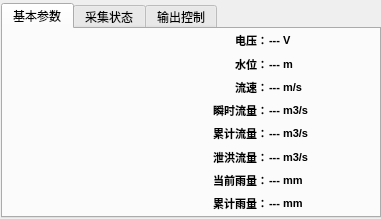
<?xml version="1.0" encoding="UTF-8"?>
<ui version="4.0">
 <class>mian_widget</class>
 <widget class="QWidget" name="mian_widget">
  <property name="geometry">
   <rect>
    <x>0</x>
    <y>0</y>
    <width>381</width>
    <height>219</height>
   </rect>
  </property>
  <property name="windowTitle">
   <string>Form</string>
  </property>
  <property name="styleSheet">
   <string notr="true"/>
  </property>
  <widget class="QTabWidget" name="tabWidget">
   <property name="geometry">
    <rect>
     <x>1</x>
     <y>3</y>
     <width>380</width>
     <height>215</height>
    </rect>
   </property>
   <property name="focusPolicy">
    <enum>Qt::NoFocus</enum>
   </property>
   <property name="styleSheet">
    <string notr="true">QWidget:focus {
    outline: none;
}</string>
   </property>
   <property name="currentIndex">
    <number>0</number>
   </property>
   <widget class="QWidget" name="tab">
    <attribute name="title">
     <string>基本参数</string>
    </attribute>
    <widget class="QLabel" name="label_picture">
     <property name="geometry">
      <rect>
       <x>3</x>
       <y>3</y>
       <width>161</width>
       <height>181</height>
      </rect>
     </property>
     <property name="styleSheet">
      <string notr="true">border-image: url(:/back/image/main.jpg);</string>
     </property>
     <property name="text">
      <string/>
     </property>
    </widget>
    <widget class="QWidget" name="layoutWidget">
     <property name="geometry">
      <rect>
       <x>165</x>
       <y>3</y>
       <width>201</width>
       <height>181</height>
      </rect>
     </property>
     <layout class="QGridLayout" name="gridLayout">
      <property name="horizontalSpacing">
       <number>1</number>
      </property>
      <property name="verticalSpacing">
       <number>5</number>
      </property>
      <item row="2" column="1">
       <widget class="QLabel" name="label_liusu_data">
        <property name="font">
         <font>
          <pointsize>8</pointsize>
         </font>
        </property>
        <property name="styleSheet">
         <string notr="true"/>
        </property>
        <property name="text">
         <string>&lt;html&gt;&lt;head/&gt;&lt;body&gt;&lt;p&gt;&lt;span style=&quot; font-weight:600;&quot;&gt;--- m/s&lt;/span&gt;&lt;/p&gt;&lt;/body&gt;&lt;/html&gt;</string>
        </property>
        <property name="alignment">
         <set>Qt::AlignLeading|Qt::AlignLeft|Qt::AlignVCenter</set>
        </property>
       </widget>
      </item>
      <item row="3" column="1">
       <widget class="QLabel" name="label_current_flow_data">
        <property name="font">
         <font>
          <pointsize>8</pointsize>
         </font>
        </property>
        <property name="styleSheet">
         <string notr="true"/>
        </property>
        <property name="text">
         <string>&lt;html&gt;&lt;head/&gt;&lt;body&gt;&lt;p&gt;&lt;span style=&quot; font-weight:600;&quot;&gt;--- m3/s&lt;/span&gt;&lt;/p&gt;&lt;/body&gt;&lt;/html&gt;</string>
        </property>
        <property name="alignment">
         <set>Qt::AlignLeading|Qt::AlignLeft|Qt::AlignVCenter</set>
        </property>
       </widget>
      </item>
      <item row="0" column="0">
       <widget class="QLabel" name="label_power">
        <property name="font">
         <font>
          <pointsize>8</pointsize>
         </font>
        </property>
        <property name="styleSheet">
         <string notr="true"/>
        </property>
        <property name="text">
         <string>&lt;html&gt;&lt;head/&gt;&lt;body&gt;&lt;p&gt;&lt;span style=&quot; font-weight:600;&quot;&gt;电压：&lt;/span&gt;&lt;/p&gt;&lt;/body&gt;&lt;/html&gt;</string>
        </property>
        <property name="alignment">
         <set>Qt::AlignRight|Qt::AlignTrailing|Qt::AlignVCenter</set>
        </property>
       </widget>
      </item>
      <item row="0" column="1">
       <widget class="QLabel" name="label_power_data">
        <property name="font">
         <font>
          <pointsize>8</pointsize>
         </font>
        </property>
        <property name="styleSheet">
         <string notr="true"/>
        </property>
        <property name="text">
         <string>&lt;html&gt;&lt;head/&gt;&lt;body&gt;&lt;p&gt;&lt;span style=&quot; font-weight:600;&quot;&gt;--- V&lt;/span&gt;&lt;/p&gt;&lt;/body&gt;&lt;/html&gt;</string>
        </property>
        <property name="alignment">
         <set>Qt::AlignLeading|Qt::AlignLeft|Qt::AlignVCenter</set>
        </property>
       </widget>
      </item>
      <item row="1" column="1">
       <widget class="QLabel" name="label_shuiwei_data">
        <property name="font">
         <font>
          <pointsize>8</pointsize>
         </font>
        </property>
        <property name="styleSheet">
         <string notr="true"/>
        </property>
        <property name="text">
         <string>&lt;html&gt;&lt;head/&gt;&lt;body&gt;&lt;p&gt;&lt;span style=&quot; font-weight:600;&quot;&gt;--- m&lt;/span&gt;&lt;/p&gt;&lt;/body&gt;&lt;/html&gt;</string>
        </property>
        <property name="alignment">
         <set>Qt::AlignLeading|Qt::AlignLeft|Qt::AlignVCenter</set>
        </property>
       </widget>
      </item>
      <item row="7" column="1">
       <widget class="QLabel" name="label_leiji_rain_data">
        <property name="font">
         <font>
          <pointsize>8</pointsize>
         </font>
        </property>
        <property name="styleSheet">
         <string notr="true"/>
        </property>
        <property name="text">
         <string>&lt;html&gt;&lt;head/&gt;&lt;body&gt;&lt;p&gt;&lt;span style=&quot; font-weight:600;&quot;&gt;--- mm&lt;/span&gt;&lt;/p&gt;&lt;/body&gt;&lt;/html&gt;</string>
        </property>
        <property name="alignment">
         <set>Qt::AlignLeading|Qt::AlignLeft|Qt::AlignVCenter</set>
        </property>
       </widget>
      </item>
      <item row="4" column="0">
       <widget class="QLabel" name="label_leiji_flow">
        <property name="font">
         <font>
          <pointsize>8</pointsize>
         </font>
        </property>
        <property name="styleSheet">
         <string notr="true"/>
        </property>
        <property name="text">
         <string>&lt;html&gt;&lt;head/&gt;&lt;body&gt;&lt;p&gt;&lt;span style=&quot; font-weight:600;&quot;&gt;累计流量：&lt;/span&gt;&lt;/p&gt;&lt;/body&gt;&lt;/html&gt;</string>
        </property>
        <property name="alignment">
         <set>Qt::AlignRight|Qt::AlignTrailing|Qt::AlignVCenter</set>
        </property>
       </widget>
      </item>
      <item row="7" column="0">
       <widget class="QLabel" name="label_leiji_rain">
        <property name="font">
         <font>
          <pointsize>8</pointsize>
         </font>
        </property>
        <property name="styleSheet">
         <string notr="true"/>
        </property>
        <property name="text">
         <string>&lt;html&gt;&lt;head/&gt;&lt;body&gt;&lt;p&gt;&lt;span style=&quot; font-weight:600;&quot;&gt;累计雨量：&lt;/span&gt;&lt;/p&gt;&lt;/body&gt;&lt;/html&gt;</string>
        </property>
        <property name="alignment">
         <set>Qt::AlignRight|Qt::AlignTrailing|Qt::AlignVCenter</set>
        </property>
       </widget>
      </item>
      <item row="6" column="0">
       <widget class="QLabel" name="label_current_rain">
        <property name="font">
         <font>
          <pointsize>8</pointsize>
         </font>
        </property>
        <property name="styleSheet">
         <string notr="true"/>
        </property>
        <property name="text">
         <string>&lt;html&gt;&lt;head/&gt;&lt;body&gt;&lt;p&gt;&lt;span style=&quot; font-weight:600;&quot;&gt;当前雨量：&lt;/span&gt;&lt;/p&gt;&lt;/body&gt;&lt;/html&gt;</string>
        </property>
        <property name="alignment">
         <set>Qt::AlignRight|Qt::AlignTrailing|Qt::AlignVCenter</set>
        </property>
       </widget>
      </item>
      <item row="2" column="0">
       <widget class="QLabel" name="label_liusu">
        <property name="font">
         <font>
          <pointsize>8</pointsize>
         </font>
        </property>
        <property name="styleSheet">
         <string notr="true"/>
        </property>
        <property name="text">
         <string>&lt;html&gt;&lt;head/&gt;&lt;body&gt;&lt;p&gt;&lt;span style=&quot; font-weight:600;&quot;&gt;流速：&lt;/span&gt;&lt;/p&gt;&lt;/body&gt;&lt;/html&gt;</string>
        </property>
        <property name="alignment">
         <set>Qt::AlignRight|Qt::AlignTrailing|Qt::AlignVCenter</set>
        </property>
       </widget>
      </item>
      <item row="4" column="1">
       <widget class="QLabel" name="label_leiji_flow_data">
        <property name="font">
         <font>
          <pointsize>8</pointsize>
         </font>
        </property>
        <property name="styleSheet">
         <string notr="true"/>
        </property>
        <property name="text">
         <string>&lt;html&gt;&lt;head/&gt;&lt;body&gt;&lt;p&gt;&lt;span style=&quot; font-weight:600;&quot;&gt;--- m3/s&lt;/span&gt;&lt;/p&gt;&lt;/body&gt;&lt;/html&gt;</string>
        </property>
        <property name="alignment">
         <set>Qt::AlignLeading|Qt::AlignLeft|Qt::AlignVCenter</set>
        </property>
       </widget>
      </item>
      <item row="3" column="0">
       <widget class="QLabel" name="label_current_flow">
        <property name="font">
         <font>
          <pointsize>8</pointsize>
         </font>
        </property>
        <property name="styleSheet">
         <string notr="true"/>
        </property>
        <property name="text">
         <string>&lt;html&gt;&lt;head/&gt;&lt;body&gt;&lt;p&gt;&lt;span style=&quot; font-weight:600;&quot;&gt;瞬时流量：&lt;/span&gt;&lt;/p&gt;&lt;/body&gt;&lt;/html&gt;</string>
        </property>
        <property name="alignment">
         <set>Qt::AlignRight|Qt::AlignTrailing|Qt::AlignVCenter</set>
        </property>
       </widget>
      </item>
      <item row="6" column="1">
       <widget class="QLabel" name="label_current_rain_data">
        <property name="font">
         <font>
          <pointsize>8</pointsize>
         </font>
        </property>
        <property name="styleSheet">
         <string notr="true"/>
        </property>
        <property name="text">
         <string>&lt;html&gt;&lt;head/&gt;&lt;body&gt;&lt;p&gt;&lt;span style=&quot; font-weight:600;&quot;&gt;--- mm&lt;/span&gt;&lt;/p&gt;&lt;/body&gt;&lt;/html&gt;</string>
        </property>
        <property name="alignment">
         <set>Qt::AlignLeading|Qt::AlignLeft|Qt::AlignVCenter</set>
        </property>
       </widget>
      </item>
      <item row="1" column="0">
       <widget class="QLabel" name="label_shuiwei">
        <property name="font">
         <font>
          <pointsize>8</pointsize>
         </font>
        </property>
        <property name="styleSheet">
         <string notr="true"/>
        </property>
        <property name="text">
         <string>&lt;html&gt;&lt;head/&gt;&lt;body&gt;&lt;p&gt;&lt;span style=&quot; font-weight:600;&quot;&gt;水位：&lt;/span&gt;&lt;/p&gt;&lt;/body&gt;&lt;/html&gt;</string>
        </property>
        <property name="alignment">
         <set>Qt::AlignRight|Qt::AlignTrailing|Qt::AlignVCenter</set>
        </property>
       </widget>
      </item>
      <item row="5" column="0">
       <widget class="QLabel" name="label_xiehong_flow">
        <property name="font">
         <font>
          <pointsize>8</pointsize>
         </font>
        </property>
        <property name="styleSheet">
         <string notr="true"/>
        </property>
        <property name="text">
         <string>&lt;html&gt;&lt;head/&gt;&lt;body&gt;&lt;p&gt;&lt;span style=&quot; font-weight:600;&quot;&gt;泄洪流量：&lt;/span&gt;&lt;/p&gt;&lt;/body&gt;&lt;/html&gt;</string>
        </property>
        <property name="alignment">
         <set>Qt::AlignRight|Qt::AlignTrailing|Qt::AlignVCenter</set>
        </property>
       </widget>
      </item>
      <item row="5" column="1">
       <widget class="QLabel" name="label_xiehong_flow_data">
        <property name="font">
         <font>
          <pointsize>8</pointsize>
         </font>
        </property>
        <property name="styleSheet">
         <string notr="true"/>
        </property>
        <property name="text">
         <string>&lt;html&gt;&lt;head/&gt;&lt;body&gt;&lt;p&gt;&lt;span style=&quot; font-weight:600;&quot;&gt;--- m3/s&lt;/span&gt;&lt;/p&gt;&lt;/body&gt;&lt;/html&gt;</string>
        </property>
        <property name="alignment">
         <set>Qt::AlignLeading|Qt::AlignLeft|Qt::AlignVCenter</set>
        </property>
       </widget>
      </item>
     </layout>
    </widget>
    <zorder>layoutWidget</zorder>
    <zorder>label_picture</zorder>
   </widget>
   <widget class="QWidget" name="tab_2">
    <attribute name="title">
     <string>采集状态</string>
    </attribute>
    <widget class="QGroupBox" name="groupBox">
     <property name="geometry">
      <rect>
       <x>10</x>
       <y>10</y>
       <width>71</width>
       <height>171</height>
      </rect>
     </property>
     <property name="font">
      <font>
       <pointsize>8</pointsize>
      </font>
     </property>
     <property name="title">
      <string>开入状态</string>
     </property>
     <widget class="QLabel" name="label">
      <property name="geometry">
       <rect>
        <x>11</x>
        <y>31</y>
        <width>28</width>
        <height>16</height>
       </rect>
      </property>
      <property name="text">
       <string>DI1:</string>
      </property>
     </widget>
     <widget class="QLabel" name="label_DI1">
      <property name="geometry">
       <rect>
        <x>40</x>
        <y>31</y>
        <width>16</width>
        <height>17</height>
       </rect>
      </property>
      <property name="text">
       <string/>
      </property>
     </widget>
     <widget class="QLabel" name="label_2">
      <property name="geometry">
       <rect>
        <x>11</x>
        <y>58</y>
        <width>28</width>
        <height>16</height>
       </rect>
      </property>
      <property name="text">
       <string>DI2:</string>
      </property>
     </widget>
     <widget class="QLabel" name="label_DI2">
      <property name="geometry">
       <rect>
        <x>40</x>
        <y>58</y>
        <width>16</width>
        <height>17</height>
       </rect>
      </property>
      <property name="text">
       <string/>
      </property>
     </widget>
     <widget class="QLabel" name="label_DI3">
      <property name="geometry">
       <rect>
        <x>40</x>
        <y>85</y>
        <width>16</width>
        <height>17</height>
       </rect>
      </property>
      <property name="text">
       <string/>
      </property>
     </widget>
     <widget class="QLabel" name="label_3">
      <property name="geometry">
       <rect>
        <x>11</x>
        <y>85</y>
        <width>28</width>
        <height>16</height>
       </rect>
      </property>
      <property name="text">
       <string>DI3:</string>
      </property>
     </widget>
     <widget class="QLabel" name="label_5">
      <property name="geometry">
       <rect>
        <x>11</x>
        <y>140</y>
        <width>28</width>
        <height>16</height>
       </rect>
      </property>
      <property name="text">
       <string>DI5:</string>
      </property>
     </widget>
     <widget class="QLabel" name="label_4">
      <property name="geometry">
       <rect>
        <x>11</x>
        <y>113</y>
        <width>28</width>
        <height>16</height>
       </rect>
      </property>
      <property name="text">
       <string>DI4:</string>
      </property>
     </widget>
     <widget class="QLabel" name="label_DI4">
      <property name="geometry">
       <rect>
        <x>40</x>
        <y>113</y>
        <width>16</width>
        <height>17</height>
       </rect>
      </property>
      <property name="text">
       <string/>
      </property>
     </widget>
     <widget class="QLabel" name="label_DI5">
      <property name="geometry">
       <rect>
        <x>40</x>
        <y>140</y>
        <width>16</width>
        <height>17</height>
       </rect>
      </property>
      <property name="text">
       <string/>
      </property>
     </widget>
    </widget>
    <widget class="QGroupBox" name="groupBox_2">
     <property name="geometry">
      <rect>
       <x>90</x>
       <y>10</y>
       <width>121</width>
       <height>171</height>
      </rect>
     </property>
     <property name="font">
      <font>
       <pointsize>8</pointsize>
      </font>
     </property>
     <property name="title">
      <string>模入数据</string>
     </property>
     <widget class="QLabel" name="label_6">
      <property name="geometry">
       <rect>
        <x>12</x>
        <y>26</y>
        <width>28</width>
        <height>16</height>
       </rect>
      </property>
      <property name="text">
       <string>AI1:</string>
      </property>
     </widget>
     <widget class="QLabel" name="label_AI1">
      <property name="geometry">
       <rect>
        <x>48</x>
        <y>26</y>
        <width>71</width>
        <height>20</height>
       </rect>
      </property>
      <property name="text">
       <string/>
      </property>
     </widget>
     <widget class="QLabel" name="label_7">
      <property name="geometry">
       <rect>
        <x>12</x>
        <y>50</y>
        <width>28</width>
        <height>16</height>
       </rect>
      </property>
      <property name="text">
       <string>AI2:</string>
      </property>
     </widget>
     <widget class="QLabel" name="label_AI2">
      <property name="geometry">
       <rect>
        <x>48</x>
        <y>50</y>
        <width>71</width>
        <height>20</height>
       </rect>
      </property>
      <property name="text">
       <string/>
      </property>
     </widget>
     <widget class="QLabel" name="label_AI3">
      <property name="geometry">
       <rect>
        <x>48</x>
        <y>74</y>
        <width>71</width>
        <height>20</height>
       </rect>
      </property>
      <property name="text">
       <string/>
      </property>
     </widget>
     <widget class="QLabel" name="label_8">
      <property name="geometry">
       <rect>
        <x>12</x>
        <y>74</y>
        <width>28</width>
        <height>16</height>
       </rect>
      </property>
      <property name="text">
       <string>AI3:</string>
      </property>
     </widget>
     <widget class="QLabel" name="label_AI4">
      <property name="geometry">
       <rect>
        <x>48</x>
        <y>98</y>
        <width>71</width>
        <height>20</height>
       </rect>
      </property>
      <property name="text">
       <string/>
      </property>
     </widget>
     <widget class="QLabel" name="label_9">
      <property name="geometry">
       <rect>
        <x>12</x>
        <y>98</y>
        <width>28</width>
        <height>16</height>
       </rect>
      </property>
      <property name="text">
       <string>AI4:</string>
      </property>
     </widget>
     <widget class="QLabel" name="label_10">
      <property name="geometry">
       <rect>
        <x>12</x>
        <y>122</y>
        <width>28</width>
        <height>16</height>
       </rect>
      </property>
      <property name="text">
       <string>AI5:</string>
      </property>
     </widget>
     <widget class="QLabel" name="label_AI5">
      <property name="geometry">
       <rect>
        <x>48</x>
        <y>122</y>
        <width>71</width>
        <height>20</height>
       </rect>
      </property>
      <property name="text">
       <string/>
      </property>
     </widget>
     <widget class="QLabel" name="label_AI6">
      <property name="geometry">
       <rect>
        <x>48</x>
        <y>146</y>
        <width>71</width>
        <height>20</height>
       </rect>
      </property>
      <property name="text">
       <string/>
      </property>
     </widget>
     <widget class="QLabel" name="label_11">
      <property name="geometry">
       <rect>
        <x>12</x>
        <y>146</y>
        <width>28</width>
        <height>16</height>
       </rect>
      </property>
      <property name="text">
       <string>AI6:</string>
      </property>
     </widget>
    </widget>
    <widget class="QGroupBox" name="groupBox_5">
     <property name="geometry">
      <rect>
       <x>220</x>
       <y>10</y>
       <width>151</width>
       <height>171</height>
      </rect>
     </property>
     <property name="font">
      <font>
       <pointsize>8</pointsize>
      </font>
     </property>
     <property name="title">
      <string>开度仪状态</string>
     </property>
     <widget class="QLabel" name="label_19">
      <property name="geometry">
       <rect>
        <x>1</x>
        <y>40</y>
        <width>51</width>
        <height>20</height>
       </rect>
      </property>
      <property name="text">
       <string>全开:</string>
      </property>
      <property name="alignment">
       <set>Qt::AlignRight|Qt::AlignTrailing|Qt::AlignVCenter</set>
      </property>
     </widget>
     <widget class="QLabel" name="label_kdy_open">
      <property name="geometry">
       <rect>
        <x>60</x>
        <y>40</y>
        <width>16</width>
        <height>17</height>
       </rect>
      </property>
      <property name="text">
       <string/>
      </property>
     </widget>
     <widget class="QLabel" name="label_20">
      <property name="geometry">
       <rect>
        <x>1</x>
        <y>60</y>
        <width>51</width>
        <height>20</height>
       </rect>
      </property>
      <property name="text">
       <string>全关:</string>
      </property>
      <property name="alignment">
       <set>Qt::AlignRight|Qt::AlignTrailing|Qt::AlignVCenter</set>
      </property>
     </widget>
     <widget class="QLabel" name="label_kdy_off">
      <property name="geometry">
       <rect>
        <x>60</x>
        <y>60</y>
        <width>16</width>
        <height>17</height>
       </rect>
      </property>
      <property name="text">
       <string/>
      </property>
     </widget>
     <widget class="QLabel" name="label_kdy_raise">
      <property name="geometry">
       <rect>
        <x>60</x>
        <y>80</y>
        <width>16</width>
        <height>17</height>
       </rect>
      </property>
      <property name="text">
       <string/>
      </property>
     </widget>
     <widget class="QLabel" name="label_21">
      <property name="geometry">
       <rect>
        <x>0</x>
        <y>80</y>
        <width>51</width>
        <height>20</height>
       </rect>
      </property>
      <property name="text">
       <string>上升:</string>
      </property>
      <property name="alignment">
       <set>Qt::AlignRight|Qt::AlignTrailing|Qt::AlignVCenter</set>
      </property>
     </widget>
     <widget class="QLabel" name="label_22">
      <property name="geometry">
       <rect>
        <x>1</x>
        <y>120</y>
        <width>51</width>
        <height>20</height>
       </rect>
      </property>
      <property name="text">
       <string>故障:</string>
      </property>
      <property name="alignment">
       <set>Qt::AlignRight|Qt::AlignTrailing|Qt::AlignVCenter</set>
      </property>
     </widget>
     <widget class="QLabel" name="label_23">
      <property name="geometry">
       <rect>
        <x>1</x>
        <y>100</y>
        <width>51</width>
        <height>20</height>
       </rect>
      </property>
      <property name="text">
       <string>下降:</string>
      </property>
      <property name="alignment">
       <set>Qt::AlignRight|Qt::AlignTrailing|Qt::AlignVCenter</set>
      </property>
     </widget>
     <widget class="QLabel" name="label_kdy_fall">
      <property name="geometry">
       <rect>
        <x>60</x>
        <y>100</y>
        <width>16</width>
        <height>17</height>
       </rect>
      </property>
      <property name="text">
       <string/>
      </property>
     </widget>
     <widget class="QLabel" name="label_kdy_error">
      <property name="geometry">
       <rect>
        <x>60</x>
        <y>120</y>
        <width>16</width>
        <height>17</height>
       </rect>
      </property>
      <property name="text">
       <string/>
      </property>
     </widget>
     <widget class="QLabel" name="label_kdy_data">
      <property name="geometry">
       <rect>
        <x>60</x>
        <y>20</y>
        <width>81</width>
        <height>20</height>
       </rect>
      </property>
      <property name="styleSheet">
       <string notr="true"/>
      </property>
      <property name="text">
       <string>&lt;html&gt;&lt;head/&gt;&lt;body&gt;&lt;p&gt;--- cm&lt;/p&gt;&lt;/body&gt;&lt;/html&gt;</string>
      </property>
      <property name="alignment">
       <set>Qt::AlignLeading|Qt::AlignLeft|Qt::AlignVCenter</set>
      </property>
     </widget>
     <widget class="QLabel" name="label_24">
      <property name="geometry">
       <rect>
        <x>0</x>
        <y>140</y>
        <width>51</width>
        <height>20</height>
       </rect>
      </property>
      <property name="text">
       <string>自动:</string>
      </property>
      <property name="alignment">
       <set>Qt::AlignRight|Qt::AlignTrailing|Qt::AlignVCenter</set>
      </property>
     </widget>
     <widget class="QLabel" name="label_25">
      <property name="geometry">
       <rect>
        <x>0</x>
        <y>20</y>
        <width>51</width>
        <height>20</height>
       </rect>
      </property>
      <property name="text">
       <string>开度值:</string>
      </property>
      <property name="alignment">
       <set>Qt::AlignRight|Qt::AlignTrailing|Qt::AlignVCenter</set>
      </property>
     </widget>
     <widget class="QLabel" name="label_kdy_zidong">
      <property name="geometry">
       <rect>
        <x>60</x>
        <y>140</y>
        <width>16</width>
        <height>17</height>
       </rect>
      </property>
      <property name="text">
       <string/>
      </property>
     </widget>
    </widget>
   </widget>
   <widget class="QWidget" name="tab_3">
    <attribute name="title">
     <string>输出控制</string>
    </attribute>
    <widget class="QGroupBox" name="groupBox_3">
     <property name="geometry">
      <rect>
       <x>10</x>
       <y>10</y>
       <width>161</width>
       <height>111</height>
      </rect>
     </property>
     <property name="font">
      <font>
       <pointsize>8</pointsize>
      </font>
     </property>
     <property name="title">
      <string>开出控制</string>
     </property>
     <widget class="QLabel" name="label_12">
      <property name="geometry">
       <rect>
        <x>11</x>
        <y>31</y>
        <width>32</width>
        <height>16</height>
       </rect>
      </property>
      <property name="text">
       <string>DO1:</string>
      </property>
     </widget>
     <widget class="QLabel" name="label_13">
      <property name="geometry">
       <rect>
        <x>11</x>
        <y>58</y>
        <width>32</width>
        <height>16</height>
       </rect>
      </property>
      <property name="text">
       <string>DO2:</string>
      </property>
     </widget>
     <widget class="QLabel" name="label_14">
      <property name="geometry">
       <rect>
        <x>11</x>
        <y>85</y>
        <width>32</width>
        <height>16</height>
       </rect>
      </property>
      <property name="text">
       <string>DO3:</string>
      </property>
     </widget>
     <widget class="QCheckBox" name="checkBox_DO1">
      <property name="geometry">
       <rect>
        <x>45</x>
        <y>30</y>
        <width>80</width>
        <height>20</height>
       </rect>
      </property>
      <property name="focusPolicy">
       <enum>Qt::NoFocus</enum>
      </property>
      <property name="styleSheet">
       <string notr="true">QCheckBox::indicator:unchecked {
image: url(:/back/image/switch_off.png);
}
QCheckBox::indicator:checked {
image: url(:/back/image/switch_on.png);
}
QWidget:focus {
    outline: none;
}</string>
      </property>
      <property name="text">
       <string/>
      </property>
     </widget>
     <widget class="QCheckBox" name="checkBox_DO2">
      <property name="geometry">
       <rect>
        <x>45</x>
        <y>57</y>
        <width>80</width>
        <height>20</height>
       </rect>
      </property>
      <property name="focusPolicy">
       <enum>Qt::NoFocus</enum>
      </property>
      <property name="styleSheet">
       <string notr="true">QCheckBox::indicator:unchecked {
image: url(:/back/image/switch_off.png);
}
QCheckBox::indicator:checked {
image: url(:/back/image/switch_on.png);
}
QWidget:focus {
    outline: none;
}</string>
      </property>
      <property name="text">
       <string/>
      </property>
     </widget>
     <widget class="QCheckBox" name="checkBox_DO3">
      <property name="geometry">
       <rect>
        <x>45</x>
        <y>84</y>
        <width>80</width>
        <height>20</height>
       </rect>
      </property>
      <property name="focusPolicy">
       <enum>Qt::NoFocus</enum>
      </property>
      <property name="styleSheet">
       <string notr="true">QCheckBox::indicator:unchecked {
image: url(:/back/image/switch_off.png);
}
QCheckBox::indicator:checked {
image: url(:/back/image/switch_on.png);
}
QWidget:focus {
    outline: none;
}</string>
      </property>
      <property name="text">
       <string/>
      </property>
     </widget>
    </widget>
    <widget class="QGroupBox" name="groupBox_4">
     <property name="geometry">
      <rect>
       <x>200</x>
       <y>10</y>
       <width>161</width>
       <height>141</height>
      </rect>
     </property>
     <property name="font">
      <font>
       <pointsize>8</pointsize>
      </font>
     </property>
     <property name="title">
      <string>可控电源</string>
     </property>
     <widget class="QCheckBox" name="checkBox_DYC_3">
      <property name="geometry">
       <rect>
        <x>50</x>
        <y>85</y>
        <width>80</width>
        <height>20</height>
       </rect>
      </property>
      <property name="focusPolicy">
       <enum>Qt::NoFocus</enum>
      </property>
      <property name="styleSheet">
       <string notr="true">QCheckBox::indicator:unchecked {
image: url(:/back/image/switch_off.png);
}
QCheckBox::indicator:checked {
image: url(:/back/image/switch_on.png);
}
QWidget:focus {
    outline: none;
}</string>
      </property>
      <property name="text">
       <string/>
      </property>
     </widget>
     <widget class="QCheckBox" name="checkBox_DYC_2">
      <property name="geometry">
       <rect>
        <x>50</x>
        <y>58</y>
        <width>80</width>
        <height>20</height>
       </rect>
      </property>
      <property name="focusPolicy">
       <enum>Qt::NoFocus</enum>
      </property>
      <property name="styleSheet">
       <string notr="true">QCheckBox::indicator:unchecked {
image: url(:/back/image/switch_off.png);
}
QCheckBox::indicator:checked {
image: url(:/back/image/switch_on.png);
}
QWidget:focus {
    outline: none;
}</string>
      </property>
      <property name="text">
       <string/>
      </property>
     </widget>
     <widget class="QLabel" name="label_15">
      <property name="geometry">
       <rect>
        <x>11</x>
        <y>31</y>
        <width>32</width>
        <height>16</height>
       </rect>
      </property>
      <property name="text">
       <string>DYC1:</string>
      </property>
     </widget>
     <widget class="QLabel" name="label_16">
      <property name="geometry">
       <rect>
        <x>11</x>
        <y>58</y>
        <width>32</width>
        <height>16</height>
       </rect>
      </property>
      <property name="text">
       <string>DYC2:</string>
      </property>
     </widget>
     <widget class="QLabel" name="label_17">
      <property name="geometry">
       <rect>
        <x>11</x>
        <y>85</y>
        <width>32</width>
        <height>16</height>
       </rect>
      </property>
      <property name="text">
       <string>DYC3:</string>
      </property>
     </widget>
     <widget class="QCheckBox" name="checkBox_DYC_1">
      <property name="geometry">
       <rect>
        <x>50</x>
        <y>31</y>
        <width>80</width>
        <height>20</height>
       </rect>
      </property>
      <property name="focusPolicy">
       <enum>Qt::NoFocus</enum>
      </property>
      <property name="styleSheet">
       <string notr="true">QCheckBox::indicator:unchecked {
image: url(:/back/image/switch_off.png);
}
QCheckBox::indicator:checked {
image: url(:/back/image/switch_on.png);
}
QWidget:focus {
    outline: none;
}</string>
      </property>
      <property name="text">
       <string/>
      </property>
     </widget>
     <widget class="QLabel" name="label_18">
      <property name="geometry">
       <rect>
        <x>10</x>
        <y>110</y>
        <width>32</width>
        <height>16</height>
       </rect>
      </property>
      <property name="text">
       <string>DYC4:</string>
      </property>
     </widget>
     <widget class="QCheckBox" name="checkBox_DYC_4">
      <property name="geometry">
       <rect>
        <x>50</x>
        <y>110</y>
        <width>80</width>
        <height>20</height>
       </rect>
      </property>
      <property name="focusPolicy">
       <enum>Qt::NoFocus</enum>
      </property>
      <property name="styleSheet">
       <string notr="true">QCheckBox::indicator:unchecked {
image: url(:/back/image/switch_off.png);
}
QCheckBox::indicator:checked {
image: url(:/back/image/switch_on.png);
}
QWidget:focus {
    outline: none;
}</string>
      </property>
      <property name="text">
       <string/>
      </property>
     </widget>
    </widget>
   </widget>
  </widget>
 </widget>
 <resources/>
 <connections/>
</ui>
